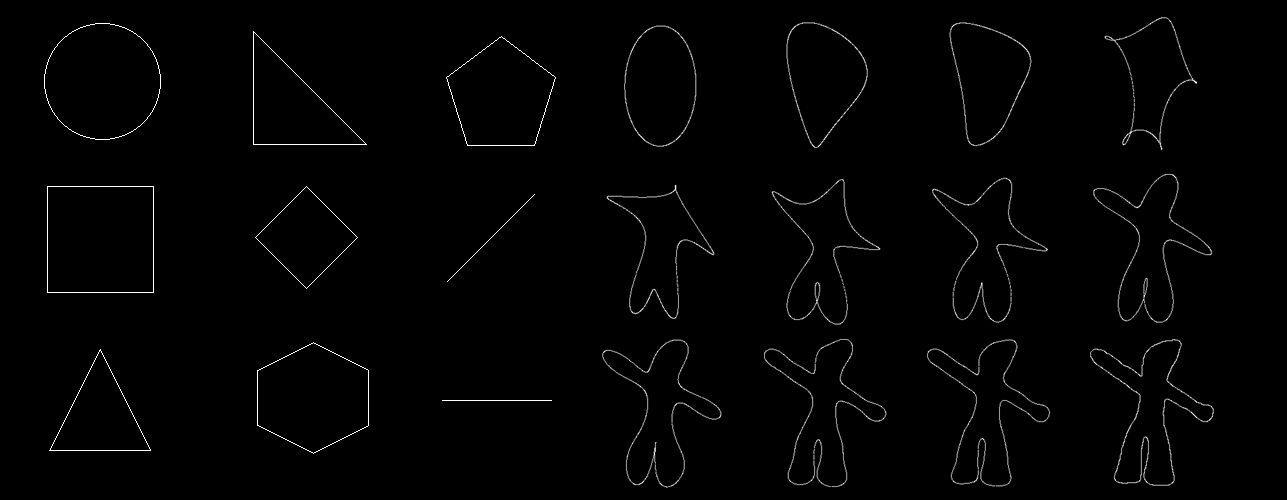
%> input picture 6/mygran.png, 1287 x 500 px
$ octave N1.m   (GNU Octave 9; MATLAB toolbox functions it lacks are replaced by stand-ins)
%> lines starting %> are read from the running program, lines starting %| are printed output that depends on the picture; in (x1, y1, x2, y2) boxes, pixels count from 0 and x2, y2 are one past the last pixel; in counts of white or black regions, pixels touching at a corner belong together; the program's own positions count from 1
### 6/c_descriptor.m
function res = c_descriptor(gran)
N = length(gran);
xg = gran(1,:);
yg = gran(2,:);
xc = sum(xg)/N;
yc = sum(yg)/N;
r = pc(xg,yg,xc,yc);
rm =sum(r)/N;
r = abs(r-rm);
res{1} = sum(r)/rm;
res{2} = rm;
res{3} = [xc,yc];
res{4} = Circle(rm,xc,yc);
end

### 6/Circle.m
function res = Circle(R, x0,y0,h);
if(nargin<=3)
    h=R/10;
end
if(nargin==1)
    x0=0;
    y0=0;
end

xmin = x0-R;
xmax = x0+R;
% ymin = y0-R;
% ymax = y0+R;

tx1 = xmin:h:xmax;
ty1 = abs(sqrt(R^2 - (tx1-x0).^2))+y0;
tx2 = xmax:-h:xmin;
ty2 = -abs(sqrt(R^2 - (tx2-x0).^2))+y0;
x = [tx1 tx2];
y = [ty1 ty2];
res = [x;y];
end

### 6/s_descriptor.m
function res = s_descriptor(gran)
N = length(gran);
xg = gran(1,:);
yg = gran(2,:);
xc = sum(xg)/N;
yc = sum(yg)/N;
r = ps(xg,yg,xc,yc);
rm =sum(r)/N;
r = abs(r-rm);
res{1} = sum(r)/rm;
res{2} = rm;
res{3} = [xc,yc];
res{4} = Square(rm,xc,yc);
end

### 6/Square.m
function res = Sqaure(R, x0,y0,h);
if(nargin<=3)
    h=R;
end
if(nargin==1)
    x0=0;
    y0=0;
end

xmin = x0-R;
xmax = x0+R;
ymin = y0-R;
ymax = y0+R;
tx1 = xmin:h:xmax;
tx2 = xmax:-h:xmin;
ty1 = ymin:h:ymax;
ty2 = ymax:-h:ymin;
x1 = xmin*ones(size(ty1));
x2 = xmax*ones(size(ty1));
y1 = ymin*ones(size(tx1));
y2 = ymax*ones(size(tx1));
x = [x1 tx1 x2 tx2];
y = [ty1 y2 ty2 y1];
res = [x;y];
end

### 6/pc.m
function res = pc(x1,y1,x2,y2)
res = abs(sqrt((abs(x1-x2)).^2+(abs(y1-y2)).^2));
% res = max(abs(x1-x2),abs(y1-y2));
end

### 6/ps.m
function res = ps(x1,y1,x2,y2)
% res = sqrt((x1-x2).^2+(y1-y2).^2);
res = max(abs(x1-x2),abs(y1-y2));
end

### 6/N1.m
clear
close all
I = imread('mygran.png');
%> I is the input picture: size 500x1287x3 uint8; mean R, G, B 2.8, 2.8, 2.8
I = rgb2gray(I);
%> I: size 500x1287 uint8
I(I>30)=255;
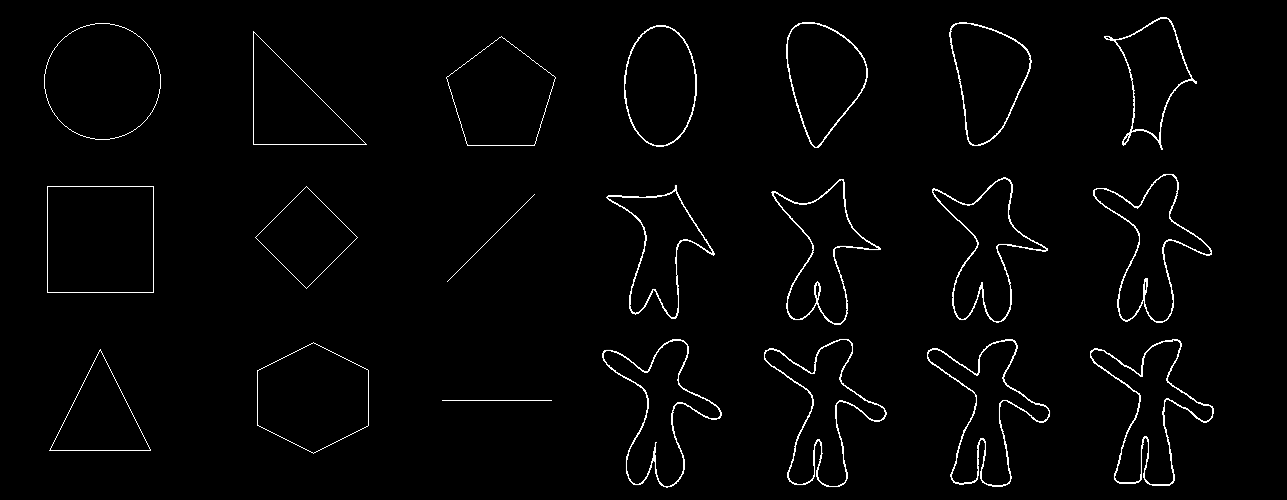
%> I: size 500x1287 uint8; min 0, max 255, mean 5.1
I(I<=30)=0;
%> I: size 500x1287 uint8; 2% white in thin lines or dots, all inside (x1, y1, x2, y2) = (44, 17, 1214, 488)
I = imbinarize(I);

[B,L] = bwboundaries(I,'noholes');
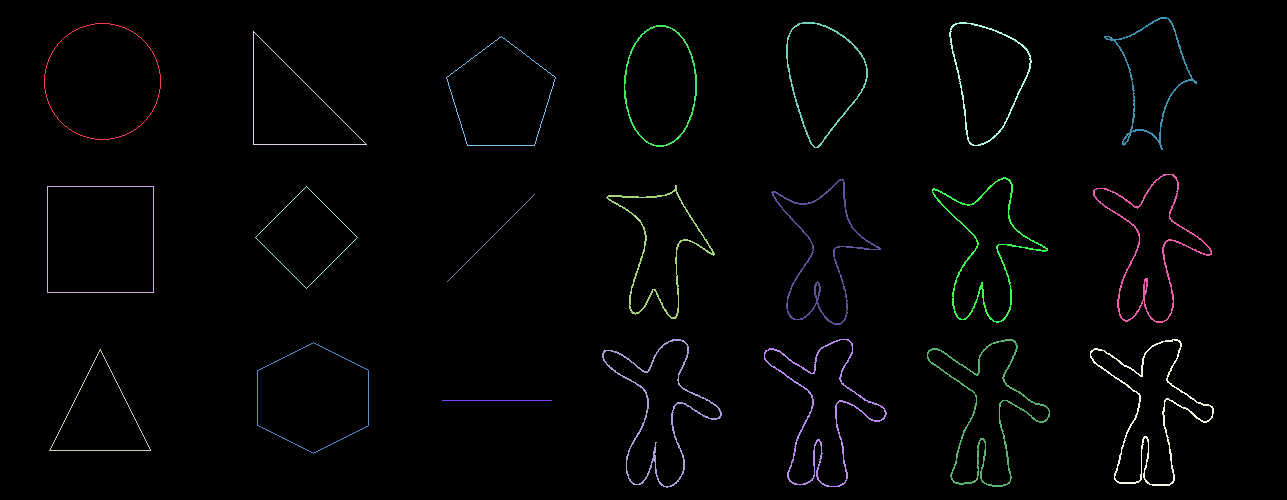
%> L: size 500x1287 double; 22 distinct labels, from 0 to 21; one colour per label, 0 black
%> B = 21 boundaries; largest, box (x1, y1, x2, y2) and points: (1090, 339, 1214, 486) 616, (927, 339, 1050, 487) 612, (764, 339, 887, 487) 597, (602, 339, 722, 488) 526, (1093, 174, 1212, 323) 507
%        imshow(label2rgb(L, @jet, [.5 .5 .5]))
imshow(I)

hold on
rmass = zeros(21,4);
pmass = zeros(21,2);
       for k = 1:length(B)
           boundary = B{k};
           boundary = [boundary(:,2)' ; boundary(:,1)'];
           res = [0 0 0 0];
           r = c_descriptor(boundary);
           C = r{4};
           res(1) = r{1};
           r = s_descriptor(boundary);
           S = r{4};
           res(2) = r{1};
           plot(boundary(1,:), boundary(2,:), 'g', 'LineWidth', 2)
           plot(C(1,:),C(2,:),'y')
           plot(S(1,:),S(2,:),'r')

           res(3) = res(2)-res(1);
           res(4) = res(2)/res(1);
           rmass(k,:) = res

           pause(1)
       end
%> this loop made 21 passes
%> after the loop, res = [96.93 106.9 9.96 1.1]; rmass = 21 rows, first 8: [1.31 26.17 24.86 20.03; 40.69 1 -39.69 0.0246; 60.38 62.38 2 1.03; 84.15 82.3 -1.86 0.978; 19.71 34.29 14.57 1.74; 20.1 37.45 17.34 1.86; 109.5 109.5 0 1; 20.85 29.45 8.6 1.41]
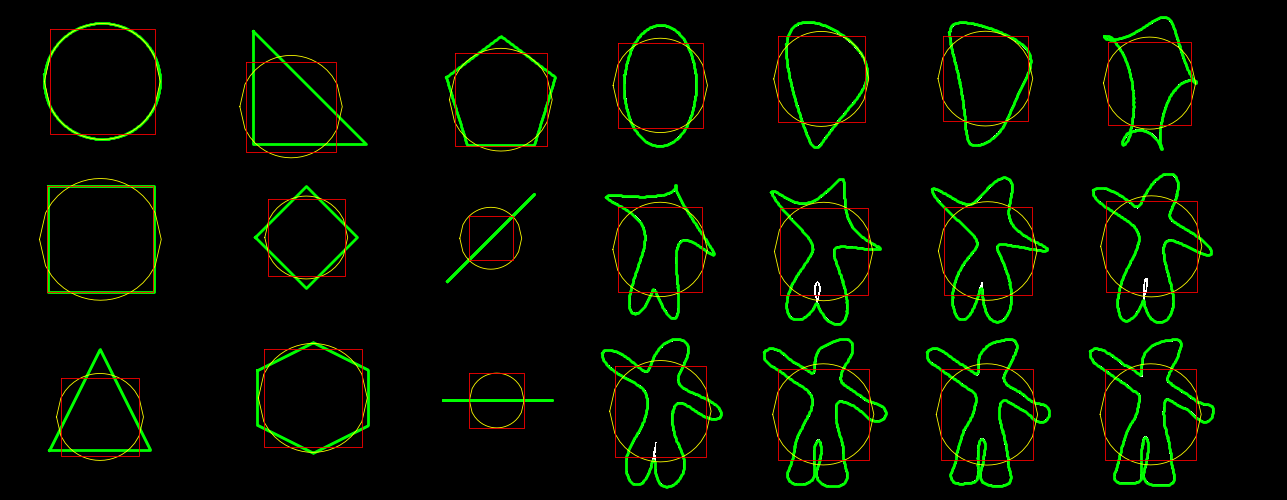
%> figure redrawn from the program's plot data
rmass = rmass
%> (the run ends here)

$ run again, with 6/gran.png copied over 6/mygran.png
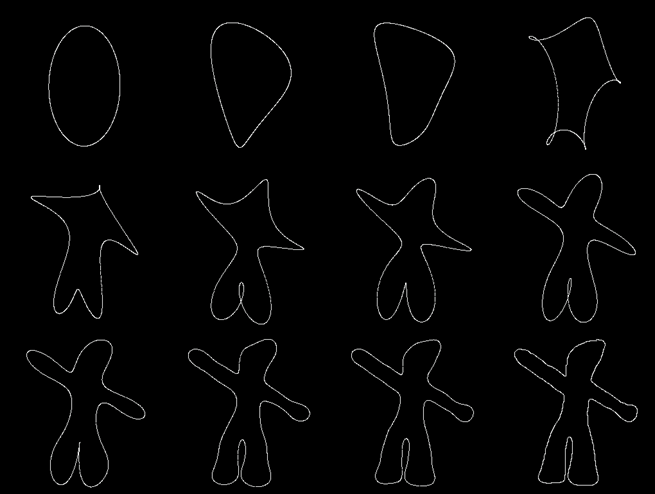
%> input picture 6/gran.png, 655 x 494 px
%> I is the input picture: size 494x655x3 uint8; mean R, G, B 3.6, 3.6, 3.6
%> `[B,L] = bwboundaries(I,'noholes');`:
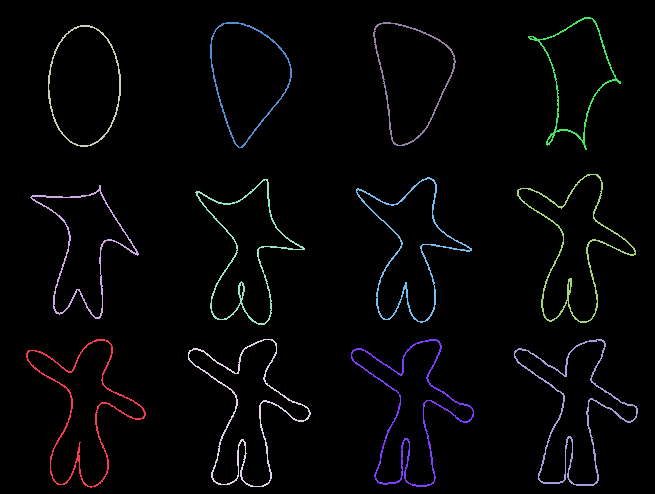
%> L: size 494x655 double; 13 distinct labels, from 0 to 12; one colour per label, 0 black
%> B = 12 boundaries; largest, box (x1, y1, x2, y2) and points: (514, 339, 638, 486) 616, (351, 339, 474, 487) 612, (188, 339, 311, 487) 597, (26, 339, 146, 488) 526, (517, 174, 636, 323) 507
%> the loop `for k = 1:length(B)` made 12 passes
%> after the loop `for k = 1:length(B)`: res = [96.93 106.9 9.96 1.1]; rmass = 21 rows, first 8: [166.9 181 14.02 1.08; 121.2 133 11.76 1.1; 46.81 61.45 14.64 1.31; 190 200.5 10.57 1.06; 143.9 159.7 15.79 1.11; 44.69 59.85 15.17 1.34; 195.9 206.3 10.42 1.05; 151.6 164.7 13.09 1.09]
%> after the loop `for k = 1:length(B)`:
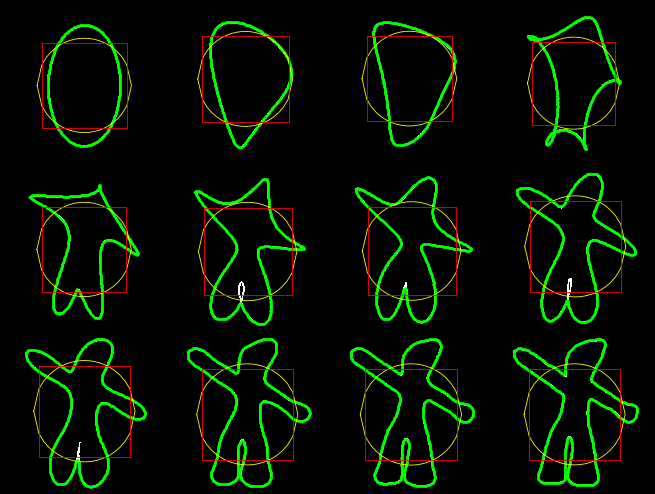
%> figure redrawn from the program's plot data
